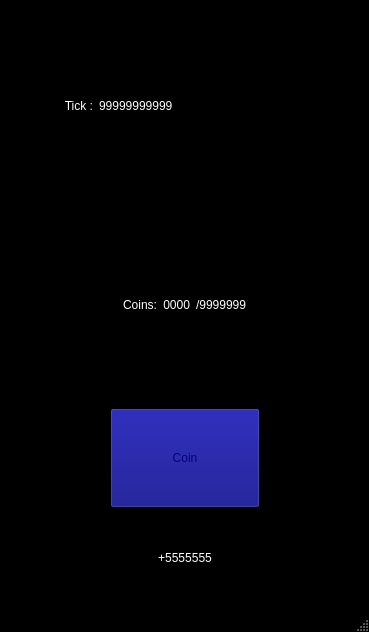
<?xml version="1.0" encoding="UTF-8"?>
<ui version="4.0">
 <class>MainWindow</class>
 <widget class="QMainWindow" name="MainWindow">
  <property name="geometry">
   <rect>
    <x>0</x>
    <y>0</y>
    <width>369</width>
    <height>632</height>
   </rect>
  </property>
  <property name="palette">
   <palette>
    <active>
     <colorrole role="WindowText">
      <brush brushstyle="SolidPattern">
       <color alpha="255">
        <red>255</red>
        <green>255</green>
        <blue>255</blue>
       </color>
      </brush>
     </colorrole>
     <colorrole role="Button">
      <brush brushstyle="SolidPattern">
       <color alpha="255">
        <red>0</red>
        <green>0</green>
        <blue>127</blue>
       </color>
      </brush>
     </colorrole>
     <colorrole role="Light">
      <brush brushstyle="SolidPattern">
       <color alpha="255">
        <red>0</red>
        <green>0</green>
        <blue>0</blue>
       </color>
      </brush>
     </colorrole>
     <colorrole role="Midlight">
      <brush brushstyle="SolidPattern">
       <color alpha="255">
        <red>0</red>
        <green>0</green>
        <blue>0</blue>
       </color>
      </brush>
     </colorrole>
     <colorrole role="Dark">
      <brush brushstyle="SolidPattern">
       <color alpha="255">
        <red>0</red>
        <green>0</green>
        <blue>0</blue>
       </color>
      </brush>
     </colorrole>
     <colorrole role="Mid">
      <brush brushstyle="SolidPattern">
       <color alpha="255">
        <red>0</red>
        <green>0</green>
        <blue>0</blue>
       </color>
      </brush>
     </colorrole>
     <colorrole role="Text">
      <brush brushstyle="SolidPattern">
       <color alpha="255">
        <red>255</red>
        <green>255</green>
        <blue>255</blue>
       </color>
      </brush>
     </colorrole>
     <colorrole role="BrightText">
      <brush brushstyle="SolidPattern">
       <color alpha="255">
        <red>255</red>
        <green>255</green>
        <blue>255</blue>
       </color>
      </brush>
     </colorrole>
     <colorrole role="ButtonText">
      <brush brushstyle="SolidPattern">
       <color alpha="255">
        <red>0</red>
        <green>0</green>
        <blue>127</blue>
       </color>
      </brush>
     </colorrole>
     <colorrole role="Base">
      <brush brushstyle="SolidPattern">
       <color alpha="255">
        <red>0</red>
        <green>0</green>
        <blue>0</blue>
       </color>
      </brush>
     </colorrole>
     <colorrole role="Window">
      <brush brushstyle="SolidPattern">
       <color alpha="255">
        <red>0</red>
        <green>0</green>
        <blue>0</blue>
       </color>
      </brush>
     </colorrole>
     <colorrole role="Shadow">
      <brush brushstyle="SolidPattern">
       <color alpha="255">
        <red>0</red>
        <green>0</green>
        <blue>0</blue>
       </color>
      </brush>
     </colorrole>
     <colorrole role="AlternateBase">
      <brush brushstyle="SolidPattern">
       <color alpha="255">
        <red>0</red>
        <green>0</green>
        <blue>0</blue>
       </color>
      </brush>
     </colorrole>
     <colorrole role="ToolTipBase">
      <brush brushstyle="SolidPattern">
       <color alpha="255">
        <red>255</red>
        <green>255</green>
        <blue>220</blue>
       </color>
      </brush>
     </colorrole>
     <colorrole role="ToolTipText">
      <brush brushstyle="SolidPattern">
       <color alpha="255">
        <red>0</red>
        <green>0</green>
        <blue>0</blue>
       </color>
      </brush>
     </colorrole>
     <colorrole role="PlaceholderText">
      <brush brushstyle="SolidPattern">
       <color alpha="128">
        <red>255</red>
        <green>255</green>
        <blue>255</blue>
       </color>
      </brush>
     </colorrole>
    </active>
    <inactive>
     <colorrole role="WindowText">
      <brush brushstyle="SolidPattern">
       <color alpha="255">
        <red>255</red>
        <green>255</green>
        <blue>255</blue>
       </color>
      </brush>
     </colorrole>
     <colorrole role="Button">
      <brush brushstyle="SolidPattern">
       <color alpha="255">
        <red>0</red>
        <green>0</green>
        <blue>127</blue>
       </color>
      </brush>
     </colorrole>
     <colorrole role="Light">
      <brush brushstyle="SolidPattern">
       <color alpha="255">
        <red>0</red>
        <green>0</green>
        <blue>0</blue>
       </color>
      </brush>
     </colorrole>
     <colorrole role="Midlight">
      <brush brushstyle="SolidPattern">
       <color alpha="255">
        <red>0</red>
        <green>0</green>
        <blue>0</blue>
       </color>
      </brush>
     </colorrole>
     <colorrole role="Dark">
      <brush brushstyle="SolidPattern">
       <color alpha="255">
        <red>0</red>
        <green>0</green>
        <blue>0</blue>
       </color>
      </brush>
     </colorrole>
     <colorrole role="Mid">
      <brush brushstyle="SolidPattern">
       <color alpha="255">
        <red>0</red>
        <green>0</green>
        <blue>0</blue>
       </color>
      </brush>
     </colorrole>
     <colorrole role="Text">
      <brush brushstyle="SolidPattern">
       <color alpha="255">
        <red>255</red>
        <green>255</green>
        <blue>255</blue>
       </color>
      </brush>
     </colorrole>
     <colorrole role="BrightText">
      <brush brushstyle="SolidPattern">
       <color alpha="255">
        <red>255</red>
        <green>255</green>
        <blue>255</blue>
       </color>
      </brush>
     </colorrole>
     <colorrole role="ButtonText">
      <brush brushstyle="SolidPattern">
       <color alpha="255">
        <red>0</red>
        <green>0</green>
        <blue>127</blue>
       </color>
      </brush>
     </colorrole>
     <colorrole role="Base">
      <brush brushstyle="SolidPattern">
       <color alpha="255">
        <red>0</red>
        <green>0</green>
        <blue>0</blue>
       </color>
      </brush>
     </colorrole>
     <colorrole role="Window">
      <brush brushstyle="SolidPattern">
       <color alpha="255">
        <red>0</red>
        <green>0</green>
        <blue>0</blue>
       </color>
      </brush>
     </colorrole>
     <colorrole role="Shadow">
      <brush brushstyle="SolidPattern">
       <color alpha="255">
        <red>0</red>
        <green>0</green>
        <blue>0</blue>
       </color>
      </brush>
     </colorrole>
     <colorrole role="AlternateBase">
      <brush brushstyle="SolidPattern">
       <color alpha="255">
        <red>0</red>
        <green>0</green>
        <blue>0</blue>
       </color>
      </brush>
     </colorrole>
     <colorrole role="ToolTipBase">
      <brush brushstyle="SolidPattern">
       <color alpha="255">
        <red>255</red>
        <green>255</green>
        <blue>220</blue>
       </color>
      </brush>
     </colorrole>
     <colorrole role="ToolTipText">
      <brush brushstyle="SolidPattern">
       <color alpha="255">
        <red>0</red>
        <green>0</green>
        <blue>0</blue>
       </color>
      </brush>
     </colorrole>
     <colorrole role="PlaceholderText">
      <brush brushstyle="SolidPattern">
       <color alpha="128">
        <red>255</red>
        <green>255</green>
        <blue>255</blue>
       </color>
      </brush>
     </colorrole>
    </inactive>
    <disabled>
     <colorrole role="WindowText">
      <brush brushstyle="SolidPattern">
       <color alpha="255">
        <red>0</red>
        <green>0</green>
        <blue>0</blue>
       </color>
      </brush>
     </colorrole>
     <colorrole role="Button">
      <brush brushstyle="SolidPattern">
       <color alpha="255">
        <red>0</red>
        <green>0</green>
        <blue>127</blue>
       </color>
      </brush>
     </colorrole>
     <colorrole role="Light">
      <brush brushstyle="SolidPattern">
       <color alpha="255">
        <red>0</red>
        <green>0</green>
        <blue>0</blue>
       </color>
      </brush>
     </colorrole>
     <colorrole role="Midlight">
      <brush brushstyle="SolidPattern">
       <color alpha="255">
        <red>0</red>
        <green>0</green>
        <blue>0</blue>
       </color>
      </brush>
     </colorrole>
     <colorrole role="Dark">
      <brush brushstyle="SolidPattern">
       <color alpha="255">
        <red>0</red>
        <green>0</green>
        <blue>0</blue>
       </color>
      </brush>
     </colorrole>
     <colorrole role="Mid">
      <brush brushstyle="SolidPattern">
       <color alpha="255">
        <red>0</red>
        <green>0</green>
        <blue>0</blue>
       </color>
      </brush>
     </colorrole>
     <colorrole role="Text">
      <brush brushstyle="SolidPattern">
       <color alpha="255">
        <red>0</red>
        <green>0</green>
        <blue>0</blue>
       </color>
      </brush>
     </colorrole>
     <colorrole role="BrightText">
      <brush brushstyle="SolidPattern">
       <color alpha="255">
        <red>255</red>
        <green>255</green>
        <blue>255</blue>
       </color>
      </brush>
     </colorrole>
     <colorrole role="ButtonText">
      <brush brushstyle="SolidPattern">
       <color alpha="255">
        <red>0</red>
        <green>0</green>
        <blue>0</blue>
       </color>
      </brush>
     </colorrole>
     <colorrole role="Base">
      <brush brushstyle="SolidPattern">
       <color alpha="255">
        <red>0</red>
        <green>0</green>
        <blue>0</blue>
       </color>
      </brush>
     </colorrole>
     <colorrole role="Window">
      <brush brushstyle="SolidPattern">
       <color alpha="255">
        <red>0</red>
        <green>0</green>
        <blue>0</blue>
       </color>
      </brush>
     </colorrole>
     <colorrole role="Shadow">
      <brush brushstyle="SolidPattern">
       <color alpha="255">
        <red>0</red>
        <green>0</green>
        <blue>0</blue>
       </color>
      </brush>
     </colorrole>
     <colorrole role="AlternateBase">
      <brush brushstyle="SolidPattern">
       <color alpha="255">
        <red>0</red>
        <green>0</green>
        <blue>0</blue>
       </color>
      </brush>
     </colorrole>
     <colorrole role="ToolTipBase">
      <brush brushstyle="SolidPattern">
       <color alpha="255">
        <red>255</red>
        <green>255</green>
        <blue>220</blue>
       </color>
      </brush>
     </colorrole>
     <colorrole role="ToolTipText">
      <brush brushstyle="SolidPattern">
       <color alpha="255">
        <red>0</red>
        <green>0</green>
        <blue>0</blue>
       </color>
      </brush>
     </colorrole>
     <colorrole role="PlaceholderText">
      <brush brushstyle="SolidPattern">
       <color alpha="128">
        <red>255</red>
        <green>255</green>
        <blue>255</blue>
       </color>
      </brush>
     </colorrole>
    </disabled>
   </palette>
  </property>
  <property name="font">
   <font>
    <family>MS Shell Dlg 2</family>
   </font>
  </property>
  <property name="windowTitle">
   <string>MainWindow</string>
  </property>
  <widget class="QWidget" name="centralwidget">
   <layout class="QGridLayout" name="gridLayout">
    <item row="2" column="0" colspan="2">
     <layout class="QHBoxLayout" name="ScoreLayout">
      <item>
       <spacer name="horizontalSpacer">
        <property name="orientation">
         <enum>Qt::Horizontal</enum>
        </property>
        <property name="sizeHint" stdset="0">
         <size>
          <width>40</width>
          <height>20</height>
         </size>
        </property>
       </spacer>
      </item>
      <item>
       <widget class="QLabel" name="ScoreLabel">
        <property name="sizePolicy">
         <sizepolicy hsizetype="Minimum" vsizetype="Preferred">
          <horstretch>0</horstretch>
          <verstretch>0</verstretch>
         </sizepolicy>
        </property>
        <property name="text">
         <string>Coins:</string>
        </property>
        <property name="alignment">
         <set>Qt::AlignRight|Qt::AlignTrailing|Qt::AlignVCenter</set>
        </property>
       </widget>
      </item>
      <item>
       <widget class="QLabel" name="ScoreValue">
        <property name="sizePolicy">
         <sizepolicy hsizetype="Minimum" vsizetype="Preferred">
          <horstretch>0</horstretch>
          <verstretch>0</verstretch>
         </sizepolicy>
        </property>
        <property name="text">
         <string>0000</string>
        </property>
        <property name="scaledContents">
         <bool>false</bool>
        </property>
        <property name="alignment">
         <set>Qt::AlignRight|Qt::AlignTrailing|Qt::AlignVCenter</set>
        </property>
       </widget>
      </item>
      <item>
       <widget class="QLabel" name="ScoreTarget">
        <property name="sizePolicy">
         <sizepolicy hsizetype="Minimum" vsizetype="Preferred">
          <horstretch>0</horstretch>
          <verstretch>0</verstretch>
         </sizepolicy>
        </property>
        <property name="text">
         <string>/9999999</string>
        </property>
       </widget>
      </item>
      <item>
       <spacer name="horizontalSpacer_2">
        <property name="orientation">
         <enum>Qt::Horizontal</enum>
        </property>
        <property name="sizeHint" stdset="0">
         <size>
          <width>40</width>
          <height>20</height>
         </size>
        </property>
       </spacer>
      </item>
     </layout>
    </item>
    <item row="0" column="0">
     <layout class="QHBoxLayout" name="TickLayout">
      <item>
       <widget class="QLabel" name="TickLabel">
        <property name="text">
         <string>Tick :</string>
        </property>
        <property name="alignment">
         <set>Qt::AlignRight|Qt::AlignTrailing|Qt::AlignVCenter</set>
        </property>
       </widget>
      </item>
      <item>
       <widget class="QLabel" name="TickValue">
        <property name="text">
         <string>99999999999</string>
        </property>
       </widget>
      </item>
     </layout>
    </item>
    <item row="7" column="0" colspan="2">
     <layout class="QHBoxLayout" name="horizontalLayout">
      <item>
       <spacer name="horizontalSpacer_4">
        <property name="orientation">
         <enum>Qt::Horizontal</enum>
        </property>
        <property name="sizeHint" stdset="0">
         <size>
          <width>40</width>
          <height>20</height>
         </size>
        </property>
       </spacer>
      </item>
      <item>
       <layout class="QVBoxLayout" name="verticalLayout">
        <item>
         <widget class="QPushButton" name="ClickerButton">
          <property name="minimumSize">
           <size>
            <width>150</width>
            <height>100</height>
           </size>
          </property>
          <property name="palette">
           <palette>
            <active>
             <colorrole role="Text">
              <brush brushstyle="SolidPattern">
               <color alpha="255">
                <red>0</red>
                <green>0</green>
                <blue>127</blue>
               </color>
              </brush>
             </colorrole>
             <colorrole role="PlaceholderText">
              <brush brushstyle="NoBrush">
               <color alpha="128">
                <red>0</red>
                <green>0</green>
                <blue>127</blue>
               </color>
              </brush>
             </colorrole>
            </active>
            <inactive>
             <colorrole role="Text">
              <brush brushstyle="SolidPattern">
               <color alpha="255">
                <red>0</red>
                <green>0</green>
                <blue>127</blue>
               </color>
              </brush>
             </colorrole>
             <colorrole role="PlaceholderText">
              <brush brushstyle="NoBrush">
               <color alpha="128">
                <red>0</red>
                <green>0</green>
                <blue>127</blue>
               </color>
              </brush>
             </colorrole>
            </inactive>
            <disabled>
             <colorrole role="Text">
              <brush brushstyle="SolidPattern">
               <color alpha="255">
                <red>0</red>
                <green>0</green>
                <blue>127</blue>
               </color>
              </brush>
             </colorrole>
             <colorrole role="PlaceholderText">
              <brush brushstyle="NoBrush">
               <color alpha="128">
                <red>0</red>
                <green>0</green>
                <blue>127</blue>
               </color>
              </brush>
             </colorrole>
            </disabled>
           </palette>
          </property>
          <property name="text">
           <string>Coin</string>
          </property>
         </widget>
        </item>
        <item>
         <widget class="QLabel" name="ClickValue">
          <property name="enabled">
           <bool>true</bool>
          </property>
          <property name="text">
           <string>+5555555</string>
          </property>
          <property name="alignment">
           <set>Qt::AlignCenter</set>
          </property>
         </widget>
        </item>
       </layout>
      </item>
      <item>
       <spacer name="horizontalSpacer_3">
        <property name="orientation">
         <enum>Qt::Horizontal</enum>
        </property>
        <property name="sizeHint" stdset="0">
         <size>
          <width>40</width>
          <height>20</height>
         </size>
        </property>
       </spacer>
      </item>
     </layout>
    </item>
    <item row="1" column="0" colspan="2">
     <layout class="QGridLayout" name="UpgradeButtonHolder"/>
    </item>
   </layout>
  </widget>
  <widget class="QMenuBar" name="menubar">
   <property name="geometry">
    <rect>
     <x>0</x>
     <y>0</y>
     <width>369</width>
     <height>20</height>
    </rect>
   </property>
  </widget>
  <widget class="QStatusBar" name="statusbar"/>
 </widget>
 <resources/>
 <connections/>
</ui>
